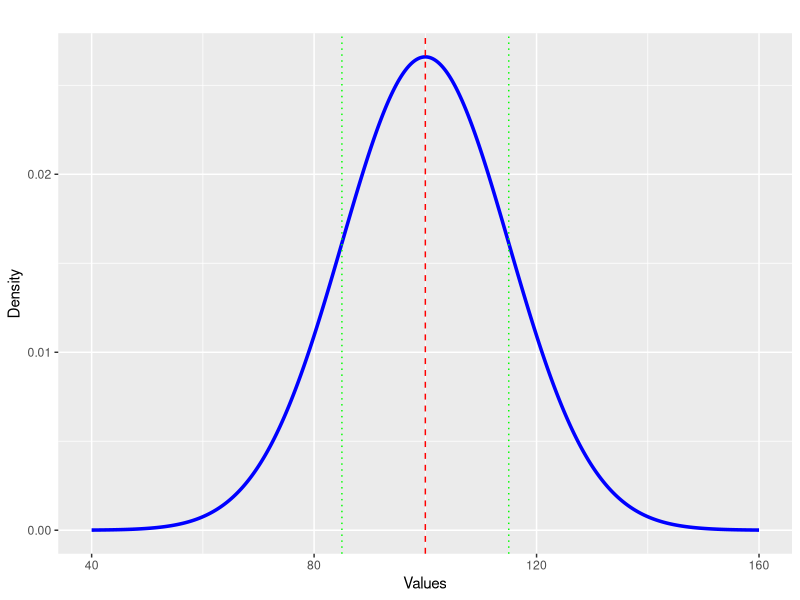
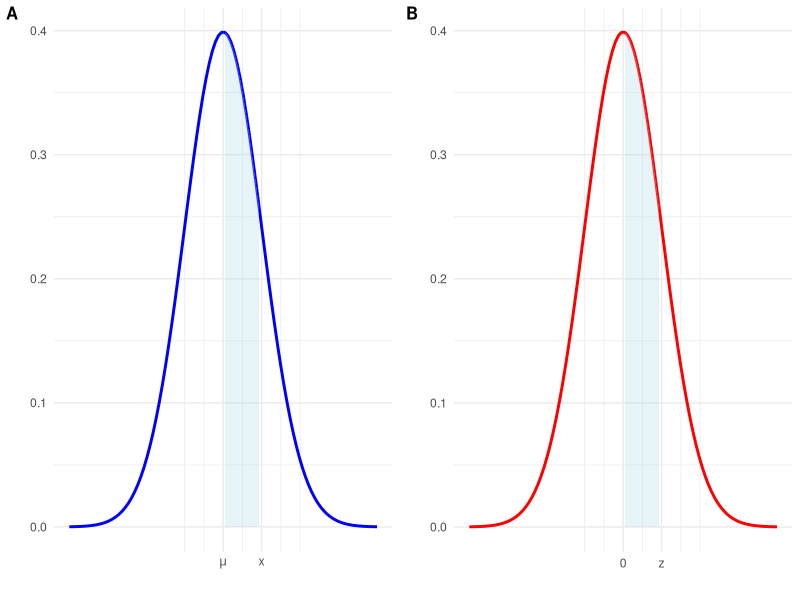
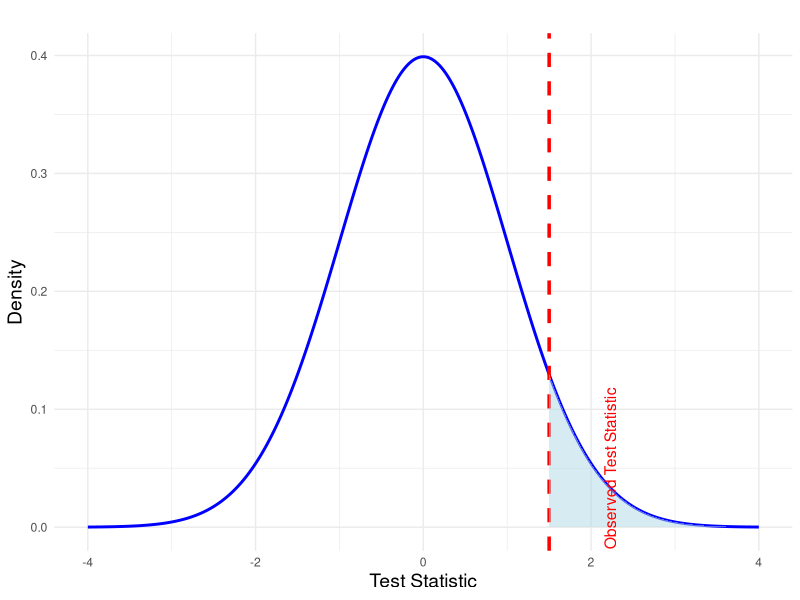
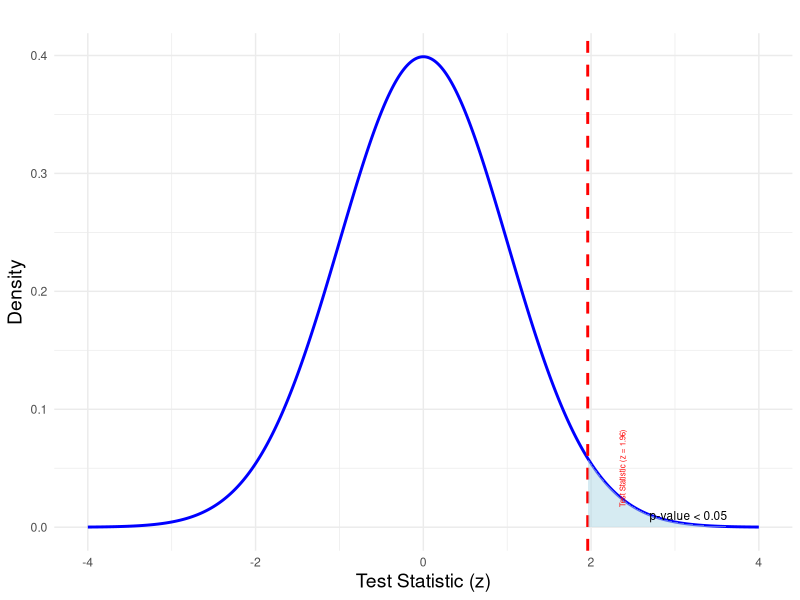

The R script that drew these images, in order: (Note: this script raises an error after producing the figures.)
## ---- chunk 1
library(ggplot2)
mean <- 100
sd <- 15
x <- seq(mean - 4*sd, mean + 4*sd, by = 0.1)
y <- dnorm(x, mean = mean, sd = sd)
ggplot(data.frame(x, y), aes(x = x, y = y)) +
  geom_line(color = "blue", size = 1.2) +
  geom_vline(xintercept = mean, color = "red", linetype = "dashed") + geom_vline(xintercept = mean + sd, color = "green", linetype = "dotted") +  geom_vline(xintercept = mean - sd, color = "green", linetype = "dotted") +  labs(title = "", x = "Values", y = "Density")
## ---- chunk 2
# Load necessary libraries
library(ggplot2)
library(cowplot)

# Define standard deviation and mean
mu <- 2
sd <- 1

# Create a data frame for the first plot (normal distribution centered at mu)
x_vals <- seq(mu - 4 * sd, mu + 4 * sd, length.out = 100)
dist1 <- dnorm(x_vals, mean = mu, sd = sd)
data1 <- data.frame(x = x_vals, y = dist1)

# Create a data frame for the second plot (normal distribution centered at 0)
x_vals2 <- seq(-4 * sd, 4 * sd, length.out = 100)
dist2 <- dnorm(x_vals2, mean = 0, sd = sd)
data2 <- data.frame(x = x_vals2, y = dist2)

# First plot: Normal distribution with mean mu
plot1 <- ggplot(data1, aes(x = x, y = y)) +
  geom_line(color = "blue", size = 1) +             # Plot the line
  geom_ribbon(data = subset(data1, x >= mu & x <= mu + sd), aes(ymin = 0, ymax = y), fill = "lightblue", alpha = 0.3) + # Fill light blue from mu to 1 SD
  labs(x = "", y = "") +
  scale_x_continuous(breaks = c(mu, mu + sd), labels = c(expression(mu), "x")) + # Label x-axis with mu and x at mu + 1 SD
  theme_minimal() +
  theme(
    axis.title.x = element_text(size = 14),
    axis.title.y = element_text(size = 14)
  )

# Second plot: Normal distribution with mean 0
plot2 <- ggplot(data2, aes(x = x, y = y)) +
  geom_line(color = "red", size = 1) +              # Plot the line
  geom_ribbon(data = subset(data2, x >= 0 & x <= 0 + sd), aes(ymin = 0, ymax = y), fill = "lightblue", alpha = 0.3) + # Fill light blue from 0 to 1 SD
  labs(x = "", y = "") +
  scale_x_continuous(breaks = c(0, 0 + sd), labels = c("0", "z")) + # Label x-axis with 0 and z at 1 SD
  theme_minimal() +
  theme(
    axis.title.x = element_text(size = 14),
    axis.title.y = element_text(size = 14)
  )

# Combine the two plots side by side
combined_plot <- plot_grid(plot1, plot2, labels = c("A", "B"), label_size = 12)

# Display the combined plot
print(combined_plot)

## ---- chunk 3
cat("$$t = \\frac{\\bar{X_1} - \\bar{X_2}}{\\sqrt{\\frac{s_1^2}{n_1} + \\frac{s_2^2}{n_2}}}$$")

## ---- chunk 4
cat("$$t = \\frac{\\bar{D}}{\\frac{s_D}{\\sqrt{n}}}$$")
## ---- chunk 5
cat("$$z = \\frac{\\bar{X} - \\mu}{\\frac{\\sigma}{\\sqrt{n}}}$$")
## ---- chunk 6
cat("$$F = \\frac{MST}{MSE}$$")
## ---- chunk 7
cat("$$r = \\frac{\\sum (x_i - \\bar{x})(y_i - \\bar{y})}{\\sqrt{\\sum (x_i - \\bar{x})^2 \\sum (y_i - \\bar{y})^2}}$$")
## ---- chunk 8
# Define mean, standard deviation, and observed test statistic
mean <- 0  # Assume mean is 0 under the null hypothesis
sd <- 1    # Standard deviation for the standard normal distribution
test_stat <- 1.5  # Example of an observed test statistic

# Create a sequence of x values for the plot
x_vals <- seq(mean - 4 * sd, mean + 4 * sd, length.out = 1000)

# Calculate the density (y-values) for the normal distribution
y_vals <- dnorm(x_vals, mean = mean, sd = sd)

# Create a data frame for plotting
data <- data.frame(x = x_vals, y = y_vals)

# Plot the normal distribution
ggplot(data, aes(x = x, y = y)) +
  geom_line(color = "blue", size = 1) +  # Plot the normal distribution curve
  geom_vline(xintercept = test_stat, color = "red", linetype = "dashed", size = 1.2) +  # Mark the observed test statistic
  geom_ribbon(data = subset(data, x >= test_stat), aes(ymin = 0, ymax = y), fill = "lightblue", alpha = 0.5) +  # Shade area beyond the test statistic
  labs(title = "", x = "Test Statistic", y = "Density") +
  annotate("text", x = test_stat + 0.3, y = 0.05, label = "Observed Test Statistic", color = "red", angle = 90, vjust = 3.5, size=4) +
  theme_minimal() +
  theme(
    axis.title.x = element_text(size = 14),
    axis.title.y = element_text(size = 14),
    plot.title = element_text(hjust = 0.5)
  )

## ---- chunk 9
# Load necessary libraries
library(ggplot2)

# Define mean, standard deviation, and observed test statistic
mean <- 0  # Mean of the standard normal distribution (under null hypothesis)
sd <- 1    # Standard deviation of the standard normal distribution
test_stat <- 1.96  # Example test statistic for a 95% confidence level (for significance level of 0.05)

# Create a sequence of x values for the plot
x_vals <- seq(mean - 4 * sd, mean + 4 * sd, length.out = 1000)

# Calculate the density (y-values) for the normal distribution
y_vals <- dnorm(x_vals, mean = mean, sd = sd)

# Create a data frame for plotting
data <- data.frame(x = x_vals, y = y_vals)

# Plot the normal distribution
ggplot(data, aes(x = x, y = y)) +
  geom_line(color = "blue", size = 1) +  # Plot the normal distribution curve
  geom_vline(xintercept = test_stat, color = "red", linetype = "dashed", size = 1) +  # Mark the test statistic (1.96)
  geom_ribbon(data = subset(data, x >= test_stat), aes(ymin = 0, ymax = y), fill = "lightblue", alpha = 0.5) +  # Shade area beyond test statistic (p-value)
  labs(title = "", x = "Test Statistic (z)", y = "Density") +
  annotate("text", x = test_stat + 0.2, y = 0.05, label = "Test Statistic (z = 1.96)", color = "red", angle = 90, vjust = 3.5, size=2) +
  annotate("text", x = test_stat + 1.2, y = 0.01, label = "p-value < 0.05", color = "black", size = 3) +
  theme_minimal() +
  theme(
    axis.title.x = element_text(size = 14),
    axis.title.y = element_text(size = 14),
    plot.title = element_text(hjust = 0.5)
  )

## ---- chunk 10
knitr::include_graphics("figs/plot1.png")
## ---- chunk 11
knitr::include_graphics("figs/fisher.png")
## ---- chunk 12
library(ggplot2)
library(dplyr)

# Create a data frame for the standard normal distribution
df <- data.frame(x = seq(-4, 4, length.out = 1000))
df$y <- dnorm(df$x)

# Plot 1: P(X < z)
z1 <- 1  # Example Z-score
p1 <- ggplot(df, aes(x = x, y = y)) +
  geom_line() +
  geom_area(data = subset(df, x < z1), aes(x = x, y = y), fill = "blue", alpha = 0.3) +
  geom_vline(xintercept = z1, linetype = "dashed", color = "red") +
  labs(title = "P(X < z)", x = "Z-score", y = "Density") +
  theme_minimal()

# Plot 2: P(X > z)
z2 <- 1  # Example Z-score
p2 <- ggplot(df, aes(x = x, y = y)) +
  geom_line() +
  geom_area(data = subset(df, x > z2), aes(x = x, y = y), fill = "blue", alpha = 0.3) +
  geom_vline(xintercept = z2, linetype = "dashed", color = "red") +
  labs(title = "P(X > z)", x = "Z-score", y = "Density") +
  theme_minimal()

# Plot 3: P(z1 < X < z2)
z1 <- -1  # Example Z-score 1
z2 <- 1    # Example Z-score 2
p3 <- ggplot(df, aes(x = x, y = y)) +
  geom_line() +
  geom_area(data = subset(df, x > z1 & x < z2), aes(x = x, y = y), fill = "blue", alpha = 0.3) +
  geom_vline(xintercept = c(z1, z2), linetype = "dashed", color = "red") +
  labs(title = "P(z1 < X < z2)", x = "Z-score", y = "Density") +
  theme_minimal()

# Arrange the plots in a grid
library(gridExtra)
grid.arrange(p1, p2, p3, ncol = 1)
## ---- chunk 13
# Load necessary libraries
library(ggplot2)

# Given values
mean_lifespan <- 15.7
sd_lifespan <- 1.6
age_allison_cat <- 18

# Define the Z-score
z_score <- (age_allison_cat - mean_lifespan) / sd_lifespan

# Generate a sequence of x-values (ages) covering the normal distribution
x_values <- seq(mean_lifespan - 4 * sd_lifespan, mean_lifespan + 4 * sd_lifespan, length = 1000)

# Calculate the density for each x-value
density <- dnorm(x_values, mean = mean_lifespan, sd = sd_lifespan)

# Create a data frame for ggplot
df <- data.frame(x = x_values, density = density)

# Define the critical Z-score for shading
shade_df <- df[df$x >= age_allison_cat, ]

# Plot the normal distribution with the shaded area for P(X > 18)
ggplot(df, aes(x = x, y = density)) +
  geom_line(color = "blue", size = 1) +  # Plot the normal distribution
  geom_area(data = shade_df, aes(x = x, y = density), fill = "red", alpha = 0.4) +  # Shade the area P(X > 18)
  geom_vline(xintercept = age_allison_cat, linetype = "dashed", color = "black") +  # Add a dashed line at Allison's cat's age
  labs(title = "Probability of a Cat Living to be as Old as Allison's Cat",
       subtitle = paste0("Mean = 15.7, SD = 1.6, Age = ", age_allison_cat),
       x = "Cat's Age",
       y = "Density") +
  theme_minimal()
## ---- chunk 14
# Given values
mean_lifespan <- 15.7
sd_lifespan <- 1.6
age_allison_cat <- 18
# Calculate Z-score
z_score <- (age_allison_cat - mean_lifespan) / sd_lifespan
# Find the probability that a cat lives longer than 18 years
probability <- 1 - pnorm(z_score)
probability
## ---- chunk 15
# Given values
mean_lifespan <- 15.7
sd_lifespan <- 1.6
age_allison_cat <- 18
# Calculate Z-score
z_score <- (age_allison_cat - mean_lifespan) / sd_lifespan
# Find the probability that a cat lives longer than 18 years
probability <- 1 - pnorm(z_score)
probability
